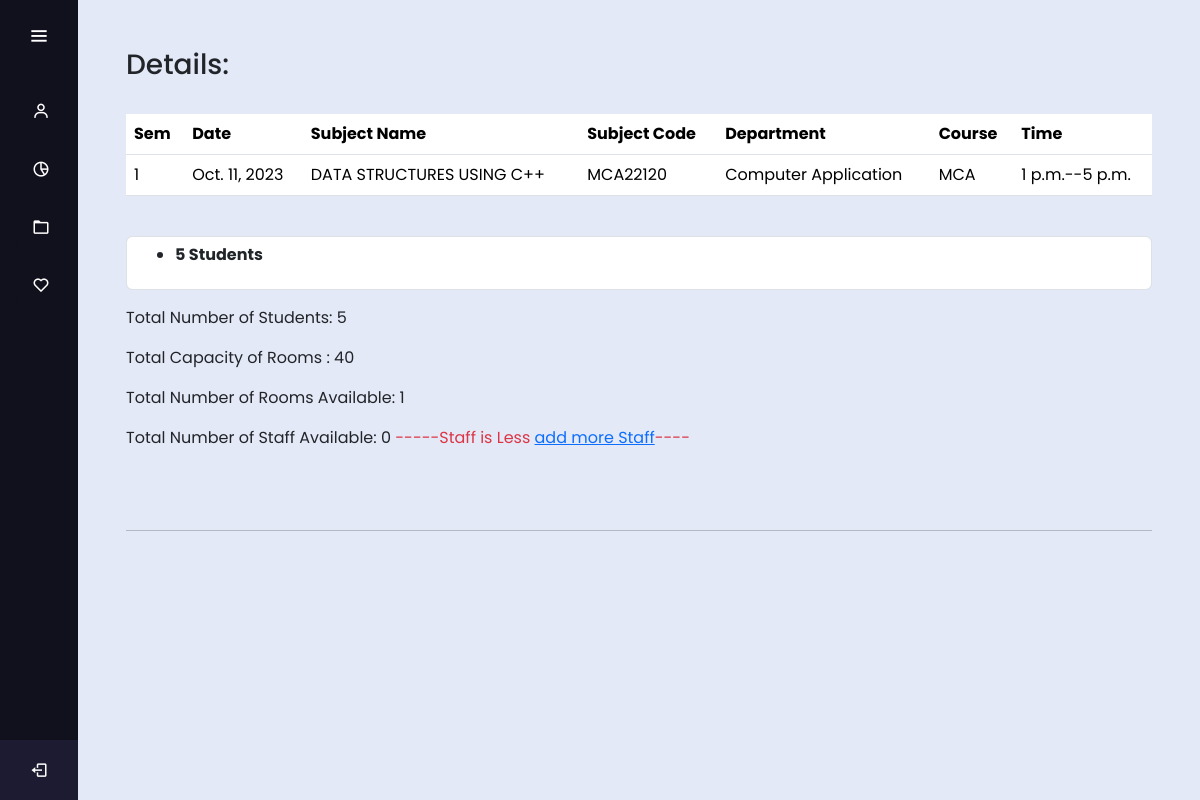
The app's page /datedetail/2023-10-11/ with its own data.
### home/models.py (models this page shows, shortened)
class Time_Table(models.Model):
    date = models.DateField(blank=False)
    sub_code = models.ForeignKey(Subjects, on_delete=models.CASCADE)
    from_time = models.TimeField(blank=False)
    to_time = models.TimeField(blank=False)
    detp = models.ForeignKey(Dept, on_delete=models.CASCADE)
    course = models.ForeignKey(Course, on_delete=models.CASCADE)
    sem = models.IntegerField(blank=True)

class Subjects(models.Model):
    cor = models.ForeignKey(Course, on_delete=models.CASCADE)
    sub_code = models.CharField(max_length=32, blank=True)
    sub_name = models.CharField(max_length=199, blank=True)
    sem = models.IntegerField(blank=False, null=True)

class Dept(models.Model):
    name = models.CharField(max_length=100, blank=True)
    def __str__(self):
        return self.name

class Course(models.Model):
    dept = models.ForeignKey(Dept, on_delete=models.CASCADE)
    course_id = models.CharField(max_length=20, blank=True)
    name = models.CharField(max_length=100, blank=True)
    sems = models.IntegerField(blank=True, null=True)
    def __str__(self):
        return self.course_id

### home/views.py (the view, shortened to what this page needs)
# urls.py: path('datedetail/<str:pk>/', views.DateAllot, name='dateallot'),
def DateAllot(request, pk):
    dct = {}
    s_lst = []
    sum, cap, sr = 0, 0, None
    sub = Time_Table.objects.filter(date=pk)
    rom = Room.objects.filter(status = True)
    staff = Staff.objects.filter(status = True)
    for s in staff:
        for i in sub:
            if s.dept != i.detp:
                s_lst.append(s)
    s_lst = list(dict.fromkeys(s_lst))
    s_num = len(s_lst)
    for i in rom:
        cap = cap + i.capacity
    sss = []
    s_stu = []
    no_r = len(rom)
    dct_1 = {}
    t = 0
    for i in sub:
        s_stu = []
        sss.append(i.sub_code.sem)
        s = i.sub_code.sem
        stu = Eligibility.objects.filter(cor = i.sub_code.cor.name, eligibility=True)
        for j in stu:
            if j.student.sem == s:
                s_stu.append(j.student)
        dct[i.sub_code.sub_name] = len(s_stu)
        dct_1[i.sub_code.sub_name] = s_stu
    for i in dct.values():
        sum = sum+i
    if sum <= cap:
        pass
    else:
        sr = "Low Capacity Add More Rooms..."
    Alpha = ['A', 'B', 'C', 'D', 'E', 'F', 'G']
    Num = 1
    s = 1
    count = -1
    cour = None
    c1 = cour
    context = {'sub':sub, 'dct':dct, 'sum':sum, 'cap':cap, 'no_r':no_r, 'sr': sr, 's_num': s_num}
    return render(request, 'admins/admin_allot_stage.html', context)

### template/admins/admin_allot_stage.html (shortened to what this page needs)
{% extends 'dashboard.html' %}
{% block dash %}
    <div class="container p-5">
        <h3>
            Details:
        </h3><br>
        <table class="table">
            <tr>
                <th>Sem</th>
                <th>Date</th>
                <th>Subject Name</th>
                <th>Subject Code</th>
                <th>Department</th>
                <th>Course</th>
                <th>Time</th>
            </tr>
            {% for i in sub %}
                <tr>
                    <td>{{i.sem}}</td>
                    <td>{{i.date}}</td>
                    <td>{{i.sub_code.sub_name}}</td>
                    <td>{{i.sub_code.sub_code}}</td>
                    <td>{{i.detp}}</td>
                    <td>{{i.course}}</td>
                    <td>{{i.from_time}}--{{i.to_time}}</td>
                </tr>
            {% endfor %}
        </table>
        <br>
        <ul class='form-control px-5'>
            {% for i in dct.values %}
            <li><p><b>{{i}} Students</b></p></li>
            {% endfor %}
        </ul>
        <p>Total Number of Students: {{sum}}</p>
        <p>Total Capacity of Rooms : {{cap}} </p>
        <p>Total Number of Rooms Available: {{no_r}}</p>
        <p>Total Number of Staff Available: {{s_num}} <span class="text-danger">{% if s_num < no_r %} -----Staff is Less <a href="{% url 'addstaff' %}"> add more Staff</a>---- {%endif%}</span></p>
        <br>
        <br><hr>
    </div>
{% endblock %}

### template/dashboard.html (shortened to what this page needs)
{% load static %}
<!DOCTYPE html>
<html lang="en" dir="ltr">
  <head>
    <link rel="stylesheet" href="{% static 'css/style.css' %}" />
    <link href="https://unpkg.com/boxicons@2.0.7/css/boxicons.min.css" rel="stylesheet" />
    <link href="https://cdn.jsdelivr.net/npm/bootstrap@5.3.1/dist/css/bootstrap.min.css" rel="stylesheet">
  </head>
  <body>
    <div class="sidebar">
      <div class="logo-details" style="margin-left: -50px;">
        <i class="bx bx-menu" id="btn"></i>
      </div>
      <ul class="nav-list" style="margin-left: -30px;">
        <li>
          <a href="{% url 'profile' %}">
            <i class="bx bx-user"></i>
          </a>
        </li>
        <li>
          <a href="{% url 'dash_admin_HallTicketGeneration' %}">
            <i class="bx bx-pie-chart-alt-2"></i>
          </a>
        </li>
        {% if request.user.is_superuser %}
        <li>
          <a href="{%url 'readreport'%}">
            <i class="bx bx-folder"></i>
            <span class="links_name">Report</span>
          </a>
          <span class="tooltip">Report</span>
        </li>
        {%else%}
        <li>
          <a href="{%url 'report'%}">
            <i class="bx bx-folder"></i>
          </a>
        </li>
        {%endif%}
        <li>
          <a href="{% url 'notifications' %}">
            <i class="bx bx-heart"></i>
          </a>
        </li>
        <li class="profile">
          <div class="profile-details">
            <div class="name_job">
              <div class="job">{{request.user}}</div>
            </div>
          </div>
          <a href="{%url 'usrlogout' %}"><i class="bx bx-log-out" id="log_out"></i></a>
        </li>
      </ul>
    </div>
    <section class="home-section">
        {% block dash %}{% endblock %}
    </section>
  </body>
</html>

### static/css/style.css (style rules this page uses)
* { margin: 0; padding: 0; box-sizing: border-box; font-family: "Poppins" , sans-serif; }
.sidebar { position: fixed; left: 0; top: 0; height: 100%; width: 78px; background: #11101D; padding: 6px 14px; z-index: 99; transition: all 0.5s ease; }
.sidebar .logo-details { height: 60px; display: flex; align-items: center; position: relative; }
.sidebar .logo-details #btn { position: absolute; top: 50%; right: 0; transform: translateY(-50%); font-size: 22px; transition: all 0.4s ease; font-size: 23px; text-align: center; cursor: pointer; transition: all 0.5s ease; }
.sidebar i { color: #fff; height: 60px; min-width: 50px; font-size: 28px; text-align: center; line-height: 60px; }
.sidebar .nav-list { margin-top: 20px; height: 100%; }
.sidebar li { position: relative; margin: 8px 0; list-style: none; }
.sidebar li a { display: flex; height: 100%; width: 100%; border-radius: 12px; align-items: center; text-decoration: none; transition: all 0.4s ease; background: #11101D; }
.sidebar li i { height: 50px; line-height: 50px; font-size: 18px; border-radius: 12px; }
.sidebar li.profile { position: fixed; height: 60px; width: 78px; left: 0; bottom: -8px; padding: 10px 14px; background: #1d1b31; transition: all 0.5s ease; overflow: hidden; }
.sidebar li .profile-details { display: flex; align-items: center; flex-wrap: nowrap; }
.sidebar li.profile .name, .sidebar li.profile .job { font-size: 15px; font-weight: 400; color: #fff; white-space: nowrap; }
.sidebar li.profile .job { font-size: 12px; }
.sidebar .profile #log_out { position: absolute; top: 50%; right: 0; transform: translateY(-50%); background: #1d1b31; width: 100%; height: 60px; line-height: 60px; border-radius: 0px; transition: all 0.5s ease; }
.home-section { position: relative; background: #E4E9F7; min-height: 100vh; top: 0; left: 78px; width: calc(100% - 78px); transition: all 0.5s ease; z-index: 2; }

### records on screen
Time_Table: sem "1", date "Oct. 11, 2023", sub_code.sub_name "DATA STRUCTURES USING C++", sub_code.sub_code "MCA22120", detp "Computer Application", course "MCA", from_time "1 p.m.", to_time "5 p.m."

### other values on screen
{{ i }} "5"
{{ sum }} "5"
{{ cap }} "40"
{{ no_r }} "1"
{{ s_num }} "0"
